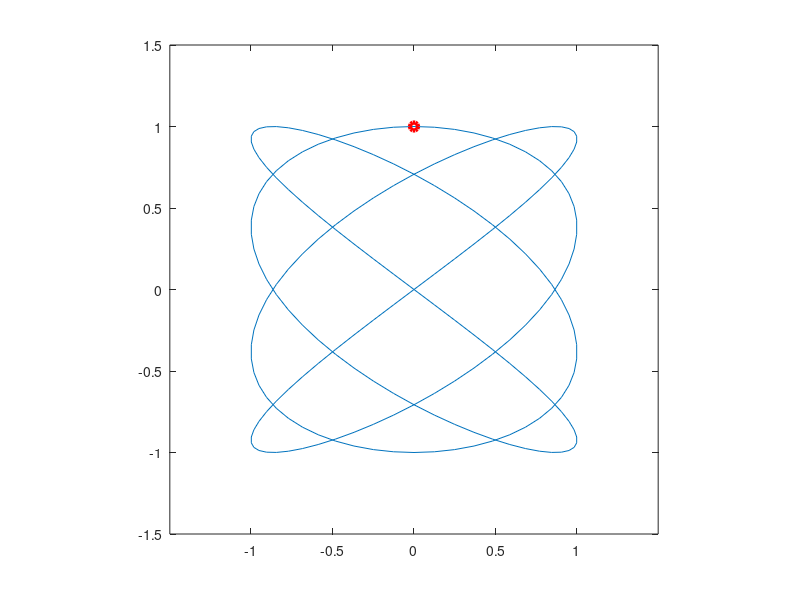

The MATLAB source for this figure: (Note: this script raises an error after producing the figure.)
function Lisaju
    clf
    t = 0 : pi/100 : 2 * pi;
    x = sin(4 * t)
    y = cos(3 * t)
    for k = 1 : length(t)
        plot(x(1:k), y(1:k), x(k), y(k), 'ro', 'LineWidth', 3)
        d = 0.5
        axis([min(x) - d, max(x) + d, min(y) - d, max(y) + d])
        daspect([1, 1, 1])
        F(k) = getframe;
    end 
    move(F,2)
end